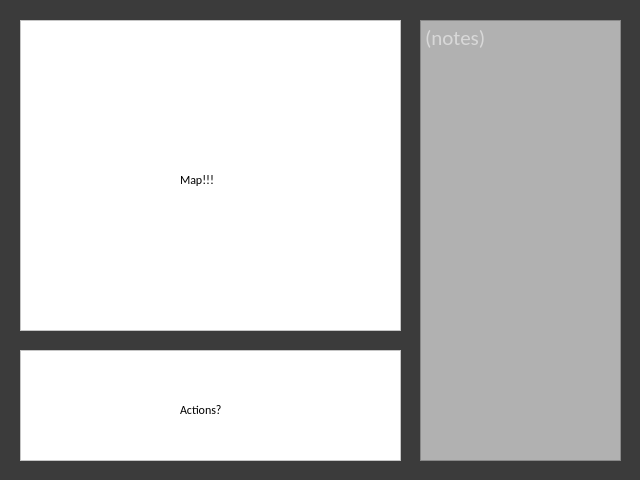
<?xml version="1.0" encoding="UTF-8"?>
<ui version="4.0">
 <class>MainWindow</class>
 <widget class="QMainWindow" name="MainWindow">
  <property name="geometry">
   <rect>
    <x>0</x>
    <y>0</y>
    <width>640</width>
    <height>480</height>
   </rect>
  </property>
  <property name="sizePolicy">
   <sizepolicy hsizetype="Fixed" vsizetype="Fixed">
    <horstretch>0</horstretch>
    <verstretch>0</verstretch>
   </sizepolicy>
  </property>
  <property name="minimumSize">
   <size>
    <width>640</width>
    <height>480</height>
   </size>
  </property>
  <property name="maximumSize">
   <size>
    <width>640</width>
    <height>480</height>
   </size>
  </property>
  <property name="baseSize">
   <size>
    <width>640</width>
    <height>480</height>
   </size>
  </property>
  <property name="windowTitle">
   <string>Clue-Less Game Client</string>
  </property>
  <property name="styleSheet">
   <string notr="true">background-color: #3B3B3B; color: #FFFFFF; font-family: Calibri;</string>
  </property>
  <widget class="QWidget" name="centralwidget">
   <widget class="QWidget" name="Widget_GameInit" native="true">
    <property name="geometry">
     <rect>
      <x>0</x>
      <y>0</y>
      <width>641</width>
      <height>481</height>
     </rect>
    </property>
    <property name="sizePolicy">
     <sizepolicy hsizetype="Maximum" vsizetype="Maximum">
      <horstretch>0</horstretch>
      <verstretch>0</verstretch>
     </sizepolicy>
    </property>
    <property name="styleSheet">
     <string notr="true"/>
    </property>
    <widget class="QWidget" name="Widget_ConfirmPlayer" native="true">
     <property name="geometry">
      <rect>
       <x>0</x>
       <y>197</y>
       <width>640</width>
       <height>281</height>
      </rect>
     </property>
     <property name="sizePolicy">
      <sizepolicy hsizetype="Fixed" vsizetype="Fixed">
       <horstretch>0</horstretch>
       <verstretch>0</verstretch>
      </sizepolicy>
     </property>
     <property name="minimumSize">
      <size>
       <width>640</width>
       <height>281</height>
      </size>
     </property>
     <property name="baseSize">
      <size>
       <width>640</width>
       <height>281</height>
      </size>
     </property>
     <widget class="QPushButton" name="Btn_ConfirmPlayer">
      <property name="geometry">
       <rect>
        <x>110</x>
        <y>170</y>
        <width>421</width>
        <height>41</height>
       </rect>
      </property>
      <property name="font">
       <font>
        <family>Calibri</family>
        <pointsize>18</pointsize>
       </font>
      </property>
      <property name="styleSheet">
       <string notr="true">background: #626262; color: White</string>
      </property>
      <property name="text">
       <string>Confirm</string>
      </property>
      <property name="checkable">
       <bool>false</bool>
      </property>
     </widget>
     <widget class="QLineEdit" name="Entry_2">
      <property name="geometry">
       <rect>
        <x>110</x>
        <y>58</y>
        <width>421</width>
        <height>35</height>
       </rect>
      </property>
      <property name="sizePolicy">
       <sizepolicy hsizetype="Expanding" vsizetype="Preferred">
        <horstretch>0</horstretch>
        <verstretch>0</verstretch>
       </sizepolicy>
      </property>
      <property name="font">
       <font>
        <family>Monospac821 BT</family>
        <pointsize>18</pointsize>
       </font>
      </property>
      <property name="styleSheet">
       <string notr="true">border: 2px solid #9E9E9E;font-family: &quot;Monospac821 BT&quot;;</string>
      </property>
     </widget>
     <widget class="QLabel" name="Label_JoinErrorMsg_2">
      <property name="geometry">
       <rect>
        <x>110</x>
        <y>100</y>
        <width>421</width>
        <height>41</height>
       </rect>
      </property>
      <property name="styleSheet">
       <string notr="true">color: Red;</string>
      </property>
      <property name="text">
       <string/>
      </property>
      <property name="textFormat">
       <enum>Qt::PlainText</enum>
      </property>
      <property name="alignment">
       <set>Qt::AlignLeading|Qt::AlignLeft|Qt::AlignTop</set>
      </property>
      <property name="wordWrap">
       <bool>true</bool>
      </property>
     </widget>
     <widget class="QLabel" name="EntryLabel_2">
      <property name="geometry">
       <rect>
        <x>110</x>
        <y>10</y>
        <width>145</width>
        <height>29</height>
       </rect>
      </property>
      <property name="font">
       <font>
        <family>Calibri</family>
        <pointsize>18</pointsize>
       </font>
      </property>
      <property name="styleSheet">
       <string notr="true">color: #CFCFCF</string>
      </property>
      <property name="text">
       <string>Player Name</string>
      </property>
      <property name="alignment">
       <set>Qt::AlignLeading|Qt::AlignLeft|Qt::AlignVCenter</set>
      </property>
     </widget>
    </widget>
    <widget class="QWidget" name="Widget_JoinServer" native="true">
     <property name="geometry">
      <rect>
       <x>0</x>
       <y>197</y>
       <width>640</width>
       <height>281</height>
      </rect>
     </property>
     <property name="sizePolicy">
      <sizepolicy hsizetype="Fixed" vsizetype="Fixed">
       <horstretch>0</horstretch>
       <verstretch>0</verstretch>
      </sizepolicy>
     </property>
     <property name="minimumSize">
      <size>
       <width>640</width>
       <height>281</height>
      </size>
     </property>
     <property name="baseSize">
      <size>
       <width>640</width>
       <height>281</height>
      </size>
     </property>
     <property name="layoutDirection">
      <enum>Qt::LeftToRight</enum>
     </property>
     <widget class="QPushButton" name="Btn_JoinServer">
      <property name="geometry">
       <rect>
        <x>110</x>
        <y>170</y>
        <width>421</width>
        <height>41</height>
       </rect>
      </property>
      <property name="font">
       <font>
        <family>Calibri</family>
        <pointsize>18</pointsize>
       </font>
      </property>
      <property name="styleSheet">
       <string notr="true">background: #626262; color: White</string>
      </property>
      <property name="text">
       <string>Join Server</string>
      </property>
      <property name="checkable">
       <bool>false</bool>
      </property>
     </widget>
     <widget class="QLineEdit" name="Entry">
      <property name="geometry">
       <rect>
        <x>110</x>
        <y>58</y>
        <width>421</width>
        <height>35</height>
       </rect>
      </property>
      <property name="sizePolicy">
       <sizepolicy hsizetype="Expanding" vsizetype="Preferred">
        <horstretch>0</horstretch>
        <verstretch>0</verstretch>
       </sizepolicy>
      </property>
      <property name="font">
       <font>
        <family>Monospac821 BT</family>
        <pointsize>18</pointsize>
       </font>
      </property>
      <property name="styleSheet">
       <string notr="true">border: 2px solid #9E9E9E;font-family: &quot;Monospac821 BT&quot;;</string>
      </property>
      <property name="text">
       <string>127.0.0.1</string>
      </property>
     </widget>
     <widget class="QLabel" name="Label_JoinErrorMsg">
      <property name="geometry">
       <rect>
        <x>110</x>
        <y>100</y>
        <width>421</width>
        <height>41</height>
       </rect>
      </property>
      <property name="styleSheet">
       <string notr="true">color: Red;</string>
      </property>
      <property name="text">
       <string/>
      </property>
      <property name="textFormat">
       <enum>Qt::PlainText</enum>
      </property>
      <property name="alignment">
       <set>Qt::AlignLeading|Qt::AlignLeft|Qt::AlignTop</set>
      </property>
      <property name="wordWrap">
       <bool>true</bool>
      </property>
     </widget>
     <widget class="QLabel" name="EntryLabel">
      <property name="geometry">
       <rect>
        <x>110</x>
        <y>10</y>
        <width>145</width>
        <height>29</height>
       </rect>
      </property>
      <property name="font">
       <font>
        <family>Calibri</family>
        <pointsize>18</pointsize>
       </font>
      </property>
      <property name="styleSheet">
       <string notr="true">color: #CFCFCF</string>
      </property>
      <property name="text">
       <string>Server Address</string>
      </property>
      <property name="alignment">
       <set>Qt::AlignLeading|Qt::AlignLeft|Qt::AlignVCenter</set>
      </property>
     </widget>
    </widget>
    <widget class="QFrame" name="frame">
     <property name="geometry">
      <rect>
       <x>0</x>
       <y>0</y>
       <width>640</width>
       <height>191</height>
      </rect>
     </property>
     <property name="sizePolicy">
      <sizepolicy hsizetype="Fixed" vsizetype="Fixed">
       <horstretch>0</horstretch>
       <verstretch>0</verstretch>
      </sizepolicy>
     </property>
     <property name="minimumSize">
      <size>
       <width>640</width>
       <height>191</height>
      </size>
     </property>
     <property name="baseSize">
      <size>
       <width>640</width>
       <height>191</height>
      </size>
     </property>
     <property name="frameShape">
      <enum>QFrame::StyledPanel</enum>
     </property>
     <property name="frameShadow">
      <enum>QFrame::Raised</enum>
     </property>
     <widget class="QLabel" name="label_2">
      <property name="geometry">
       <rect>
        <x>50</x>
        <y>50</y>
        <width>531</width>
        <height>101</height>
       </rect>
      </property>
      <property name="text">
       <string/>
      </property>
      <property name="pixmap">
       <pixmap>../resources/GameTitle_Small.png</pixmap>
      </property>
      <property name="scaledContents">
       <bool>true</bool>
      </property>
      <property name="wordWrap">
       <bool>false</bool>
      </property>
     </widget>
    </widget>
   </widget>
   <widget class="QWidget" name="Widget_GamePlay" native="true">
    <property name="geometry">
     <rect>
      <x>0</x>
      <y>0</y>
      <width>641</width>
      <height>481</height>
     </rect>
    </property>
    <property name="sizePolicy">
     <sizepolicy hsizetype="Maximum" vsizetype="Maximum">
      <horstretch>0</horstretch>
      <verstretch>0</verstretch>
     </sizepolicy>
    </property>
    <property name="styleSheet">
     <string notr="true"/>
    </property>
    <widget class="QTextEdit" name="textEdit">
     <property name="geometry">
      <rect>
       <x>420</x>
       <y>20</y>
       <width>201</width>
       <height>441</height>
      </rect>
     </property>
     <property name="styleSheet">
      <string notr="true">background: #B1B1B1; font-size: 16pt; </string>
     </property>
     <property name="placeholderText">
      <string>(notes)</string>
     </property>
    </widget>
    <widget class="QFrame" name="frame_3">
     <property name="geometry">
      <rect>
       <x>20</x>
       <y>20</y>
       <width>381</width>
       <height>311</height>
      </rect>
     </property>
     <property name="styleSheet">
      <string notr="true">background: white;</string>
     </property>
     <property name="frameShape">
      <enum>QFrame::StyledPanel</enum>
     </property>
     <property name="frameShadow">
      <enum>QFrame::Raised</enum>
     </property>
     <widget class="QLabel" name="label">
      <property name="geometry">
       <rect>
        <x>160</x>
        <y>150</y>
        <width>62</width>
        <height>19</height>
       </rect>
      </property>
      <property name="styleSheet">
       <string notr="true">color: Black</string>
      </property>
      <property name="text">
       <string>Map!!!</string>
      </property>
     </widget>
    </widget>
    <widget class="QFrame" name="frame_4">
     <property name="geometry">
      <rect>
       <x>20</x>
       <y>350</y>
       <width>381</width>
       <height>111</height>
      </rect>
     </property>
     <property name="styleSheet">
      <string notr="true">background: White</string>
     </property>
     <property name="frameShape">
      <enum>QFrame::StyledPanel</enum>
     </property>
     <property name="frameShadow">
      <enum>QFrame::Raised</enum>
     </property>
     <widget class="QLabel" name="label_4">
      <property name="geometry">
       <rect>
        <x>160</x>
        <y>50</y>
        <width>62</width>
        <height>19</height>
       </rect>
      </property>
      <property name="styleSheet">
       <string notr="true">color: Black</string>
      </property>
      <property name="text">
       <string>Actions?</string>
      </property>
     </widget>
    </widget>
   </widget>
   <zorder>Widget_GameInit</zorder>
   <zorder>verticalLayoutWidget</zorder>
   <zorder>Widget_GamePlay</zorder>
  </widget>
 </widget>
 <resources/>
 <connections/>
</ui>
